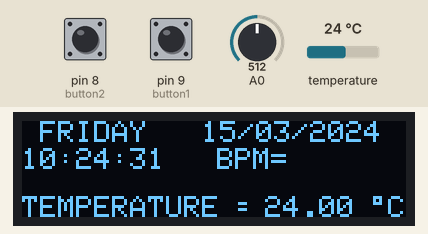
The sketch below on a simulated Arduino Uno, built with avr-gcc and run on an emulated ATmega328P. On the bench: 128×32 one-colour display. Wiring (inferred from the names in the program): DS3231 clock at I2C address 0x68. The inputs (shaded band) are chosen by the test bench; at power-on: pin 9 (button1) HIGH, pin 8 (button2) HIGH, temperature 24 °C, A0 = 512. The local clock reads 2024-03-15 10:24:30 at power-on unless the sketch sets it.

Above: at 1.2 s.
2.3 s: pin 9 (button1) pulled LOW for 0.15 s
At 2.59 s:
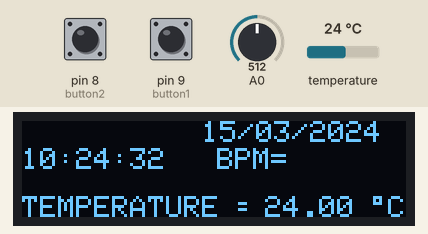
3.9 s: pin 8 (button2) pulled LOW for 0.15 s
At 4.54 s:
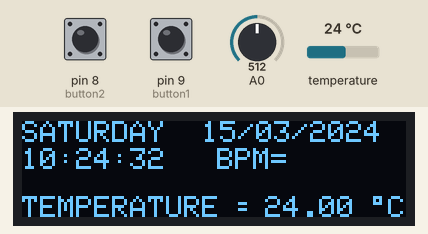
6.1 s: pin 8 (button2) pulled LOW for 1 s
At 7.58 s:
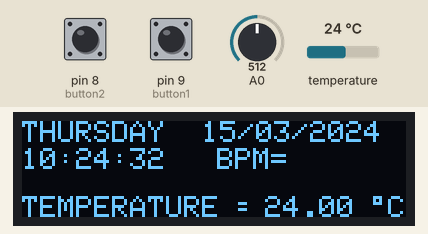
8.6 s: pin 9 (button1) pulled LOW for 1 s
At 9.74 s:
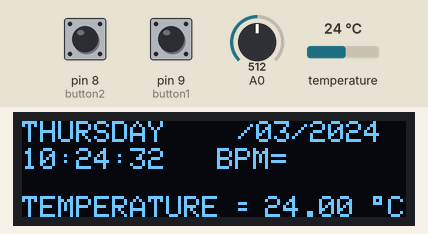
11.1 s: pin 9 (button1) pulsed LOW 5 times (0.12 s each, 0.3 s apart)
At 13.5 s:
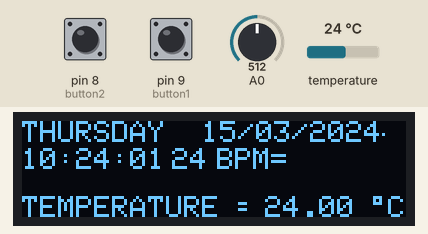
15.6 s: temperature set to 12 °C
At 16.7 s:
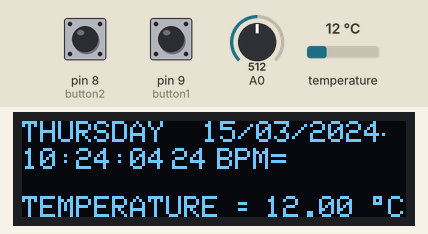
Timing chart, 0 to 18.5 s (numbered marks = the images above; inputs shaded):
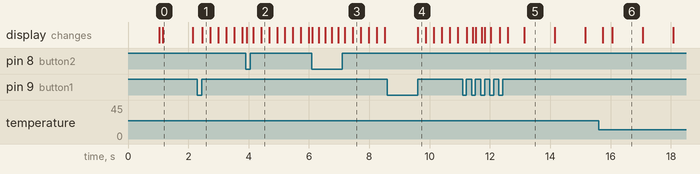

Measured:
- after the input at 2.3 s, the display: changes after 0.16 s (image 1)
- after the input at 3.9 s, the display: changes at once (image 2)
- after the input at 6.1 s, the display: first changes at once (image 3 shows a later state)
- after the input at 8.6 s, the display: changes after 1.0 s (image 4)
- after the input at 11.1 s, the display: first changes after 0.13 s (image 5 shows a later state)
- what the display in image 0 shows lasts 1.0 s, from 1.1 s to 2.1 s

The sketch:

Smart_Watch_finalwBluetooth.ino
```cpp
#include <SPI.h>
#include <Wire.h>
#include <Adafruit_GFX.h>
#include <Adafruit_SSD1306.h>
#include <SoftwareSerial.h> //new added
#define OLED_Address 0x3C
#define SCREEN_WIDTH 128 // OLED display width, in pixels
#define SCREEN_HEIGHT 32 // OLED display height, in pixels

#define OLED_RESET 4
Adafruit_SSD1306 display(SCREEN_WIDTH, SCREEN_HEIGHT, &Wire, OLED_RESET);
SoftwareSerial mySerial(1,0); // CC2541 TX/RX pins (new added)
#define button1    9                       // Button B1 is connected to Arduino pin 9
#define button2    8                       // Button B2 is connected to Arduino pin 8
int a=0;
int lasta=0;
int lastb=0;
int LastTime=0;
int ThisTime;
bool BPMTiming=false;
bool BeatComplete=false;
int BPM=0;
#define UpperThreshold 560
#define LowerThreshold 530
void setup(void) {
  pinMode(button1, INPUT_PULLUP);
  pinMode(button2, INPUT_PULLUP);
  delay(1000);

  // by default, we'll generate the high voltage from the 3.3v line internally! (neat!)
  display.begin(SSD1306_SWITCHCAPVCC, 0x3C);  // initialize with the I2C addr
  // init done

  // Clear the display buffer.
  display.clearDisplay();
  display.display();

  display.setTextColor(WHITE, BLACK);
  display.drawRect(117, 25, 3, 3, WHITE);     // Put degree symbol ( ° )
  draw_text(0, 25, "TEMPERATURE =", 1);
  draw_text(65, 9, "BPM= ", 1);
  draw_text(122, 25, "C", 1);
  mySerial.begin(9600);
}

char Time[]     = "  :  :  ";
char Calendar[] = "  /  /20  ";
char temperature[] = " 00.00";
char temperature_msb;

byte i, second, minute, hour, day, date, month, year, temperature_lsb;

void display_day(){
  switch(day){
    case 1:  draw_text(0, 0, " SUNDAY  ", 1); break;
    case 2:  draw_text(0, 0, " MONDAY  ", 1); break;
    case 3:  draw_text(0, 0, " TUESDAY ", 1); break;
    case 4:  draw_text(0, 0, "WEDNESDAY", 1); break;
    case 5:  draw_text(0, 0, "THURSDAY ", 1); break;
    case 6:  draw_text(0, 0, " FRIDAY  ", 1); break;
    default: draw_text(0, 0, "SATURDAY ", 1);
  }
}
void DS3231_display(){
  // Convert BCD to decimal
  second = (second >> 4) * 10 + (second & 0x0F);
  minute = (minute >> 4) * 10 + (minute & 0x0F);
  hour   = (hour >> 4)   * 10 + (hour & 0x0F);
  date   = (date >> 4)   * 10 + (date & 0x0F);
  month  = (month >> 4)  * 10 + (month & 0x0F);
  year   = (year >> 4)   * 10 + (year & 0x0F);
  // End conversion

  Time[7]     = second % 10 + 48;
  Time[6]     = second / 10 + 48;
  Time[4]     = minute % 10 + 48;
  Time[3]     = minute / 10 + 48;
  Time[1]     = hour   % 10 + 48;
  Time[0]     = hour   / 10 + 48;
  Calendar[9] = year   % 10 + 48;
  Calendar[8] = year   / 10 + 48;
  Calendar[4] = month  % 10 + 48;
  Calendar[3] = month  / 10 + 48;
  Calendar[1] = date   % 10 + 48;
  Calendar[0] = date   / 10 + 48;
  if(temperature_msb < 0){
    temperature_msb = abs(temperature_msb);
    temperature[0] = '-';
  }
  else
    temperature[0] = ' ';
  temperature_lsb >>= 6;
  temperature[2] = temperature_msb % 10  + 48;
  temperature[1] = temperature_msb / 10  + 48;
  if(temperature_lsb == 0 || temperature_lsb == 2){
    temperature[5] = '0';
    if(temperature_lsb == 0) temperature[4] = '0';
    else                     temperature[4] = '5';
  }
  if(temperature_lsb == 1 || temperature_lsb == 3){
    temperature[5] = '5';
    if(temperature_lsb == 1) temperature[4] = '2';
    else                     temperature[4] = '7';
  }

  draw_text(60,  0, Calendar, 1);                     // Display the date (format: dd/mm/yyyy)
  draw_text(0, 9, Time, 1);                         // Display the time
  draw_text(75, 25, temperature, 1);                  // Display the temperature
  mySerial.println(BPM);  //added to send to bluetooth module
}

void blink_parameter(){
  byte j = 0;
  while(j < 10 && digitalRead(button1) && digitalRead(button2)){
    j++;
    delay(25);
  }
}

byte edit(byte x_pos, byte y_pos, byte parameter){
  char text[3];
  sprintf(text,"%02u", parameter);
  while(!digitalRead(button1));                      // Wait until button B1 released
  while(true){
    while(!digitalRead(button2)){                    // If button B2 is pressed
      parameter++;
      if(i == 0 && parameter > 31)                   // If date > 31 ==> date = 1
        parameter = 1;
      if(i == 1 && parameter > 12)                   // If month > 12 ==> month = 1
        parameter = 1;
      if(i == 2 && parameter > 99)                   // If year > 99 ==> year = 0
        parameter = 0;
      if(i == 3 && parameter > 23)                   // If hours > 23 ==> hours = 0
        parameter = 0;
      if(i == 4 && parameter > 59)                   // If minutes > 59 ==> minutes = 0
        parameter = 0;
      sprintf(text,"%02u", parameter);
      draw_text(x_pos, y_pos, text, 1);
      delay(200);                                    // Wait 200ms
    }
    draw_text(x_pos, y_pos, "  ", 1);
    blink_parameter();
    draw_text(x_pos, y_pos, text, 1);
    blink_parameter();
    if(!digitalRead(button1)){                       // If button B1 is pressed
      i++;                                           // Increament 'i' for the next parameter
      return parameter;                              // Return parameter value and exit
    }
  }
}

void draw_text(byte x_pos, byte y_pos, char *text, byte text_size) {
  display.setCursor(x_pos, y_pos);
  display.setTextSize(text_size);
  display.print(text);
  display.display();
}

void loop() {
if(a>127)
  {
    display.clearDisplay();
    a=0;
    lasta=a;
  }
  ThisTime=millis();
  int value=analogRead(0);
  int b=60-(value/16);
  //display.writeLine(lasta,lastb,a,b,WHITE);
  lastb=b;
  lasta=a;

if(value>UpperThreshold){
  if(BeatComplete)  {
    BPM=ThisTime-LastTime;
    BPM=int(60/(float(BPM)/1000));
    BPMTiming=false;
    BeatComplete=false;
    }
    if(BPMTiming==false){
      LastTime=millis();
      BPMTiming=true;
      }
}
if((value<LowerThreshold)&(BPMTiming)){
  BeatComplete=true;
//display.writeFillRect(65,9,64,32,BLACK);
  display.setCursor(65,9);
  display.print("BPM=");
  display.print(BPM);
  a++;
}
  if(!digitalRead(button1)){                         // If button B1 is pressed
    i = 0;
    while(!digitalRead(button1));                    // Wait for button B1 release
    while(true){
      while(!digitalRead(button2)){                  // While button B2 pressed
        day++;                                       // Increment day
        if(day > 7) day = 1;
        display_day();                               // Call display_day function
        delay(200);                                  // Wait 200 ms
      }
      draw_text(0, 0, "         ", 1);
      blink_parameter();                             // Call blink_parameter function
      display_day();                                 // Call display_day function
      blink_parameter();                             // Call blink_parameter function
      if(!digitalRead(button1))                      // If button B1 is pressed
        break;
    }
    //set position of text when editing on button press
    date   = edit(60, 0, date);                      // Edit date
    month  = edit(80, 0, month);                    // Edit month
    year   = edit(110,0, year);                    // Edit year
    hour   = edit(14, 9, hour);                     // Edit hours
    minute = edit(50, 9, minute);                   // Edit minutes

    // Convert decimal to BCD
    minute = ((minute / 10) << 4) + (minute % 10);
    hour = ((hour / 10)  << 4) + (hour % 10);
    date = ((date / 10) <<  4) + (date % 10);
    month = ((month / 10)  << 4) + (month % 10);
    year = ((year / 10)  << 4) + (year % 10);
    // End conversion

    // Write data to DS3231 RTC
    Wire.beginTransmission(0x68);               // Start I2C protocol with DS3231 address
    Wire.write(0);                              // Send register address
    Wire.write(0);                              // Reset sesonds and start oscillator
    Wire.write(minute);                         // Write minute
    Wire.write(hour);                           // Write hour
    Wire.write(day);                            // Write day
    Wire.write(date);                           // Write date
    Wire.write(month);                          // Write month
    Wire.write(year);                           // Write year
    Wire.endTransmission();                     // Stop transmission and release the I2C bus
    delay(200);                                 // Wait 200ms
  }

  Wire.beginTransmission(0x68);                 // Start I2C protocol with DS3231 address
  Wire.write(0);                                // Send register address
  Wire.endTransmission(false);                  // I2C restart
  Wire.requestFrom(0x68, 7);                    // Request 7 bytes from DS3231 and release I2C bus at end of reading
  second = Wire.read();                         // Read seconds from register 0
  minute = Wire.read();                         // Read minuts from register 1
  hour   = Wire.read();                         // Read hour from register 2
  day    = Wire.read();                         // Read day from register 3
  date   = Wire.read();                         // Read date from register 4
  month  = Wire.read();                         // Read month from register 5
  year   = Wire.read();                         // Read year from register 6
  Wire.beginTransmission(0x68);                 // Start I2C protocol with DS3231 address
  Wire.write(0x11);                             // Send register address
  Wire.endTransmission(false);                  // I2C restart
  Wire.requestFrom(0x68, 2);                    // Request 2 bytes from DS3231 and release I2C bus at end of reading
  temperature_msb = Wire.read();                // Read temperature MSB
  temperature_lsb = Wire.read();                // Read temperature LSB

  display_day();
  DS3231_display();                             // Diaplay time & calendar
  delay(50);                                    // Wait 50ms
}
```
